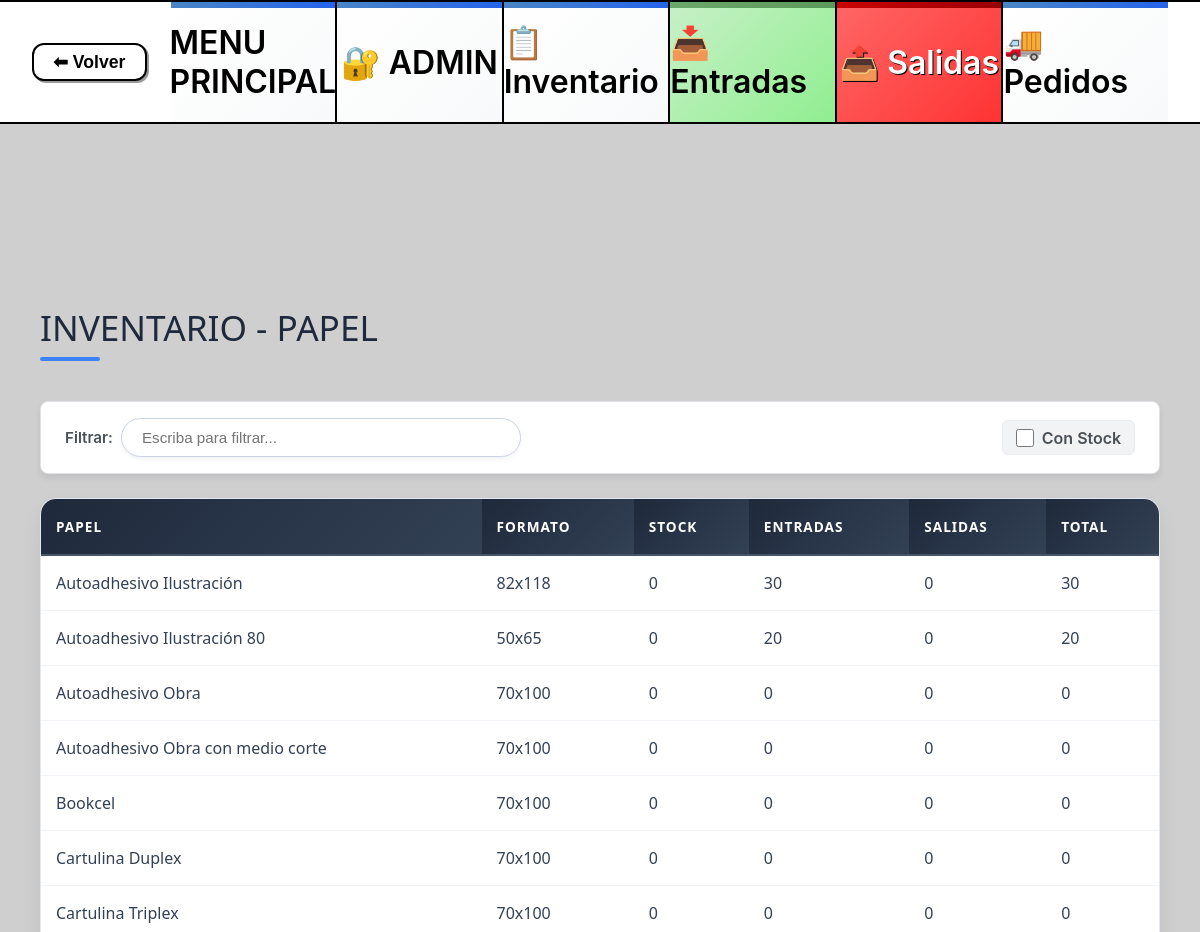
The app's page /papel/inventario (signed in, upper part), older data.
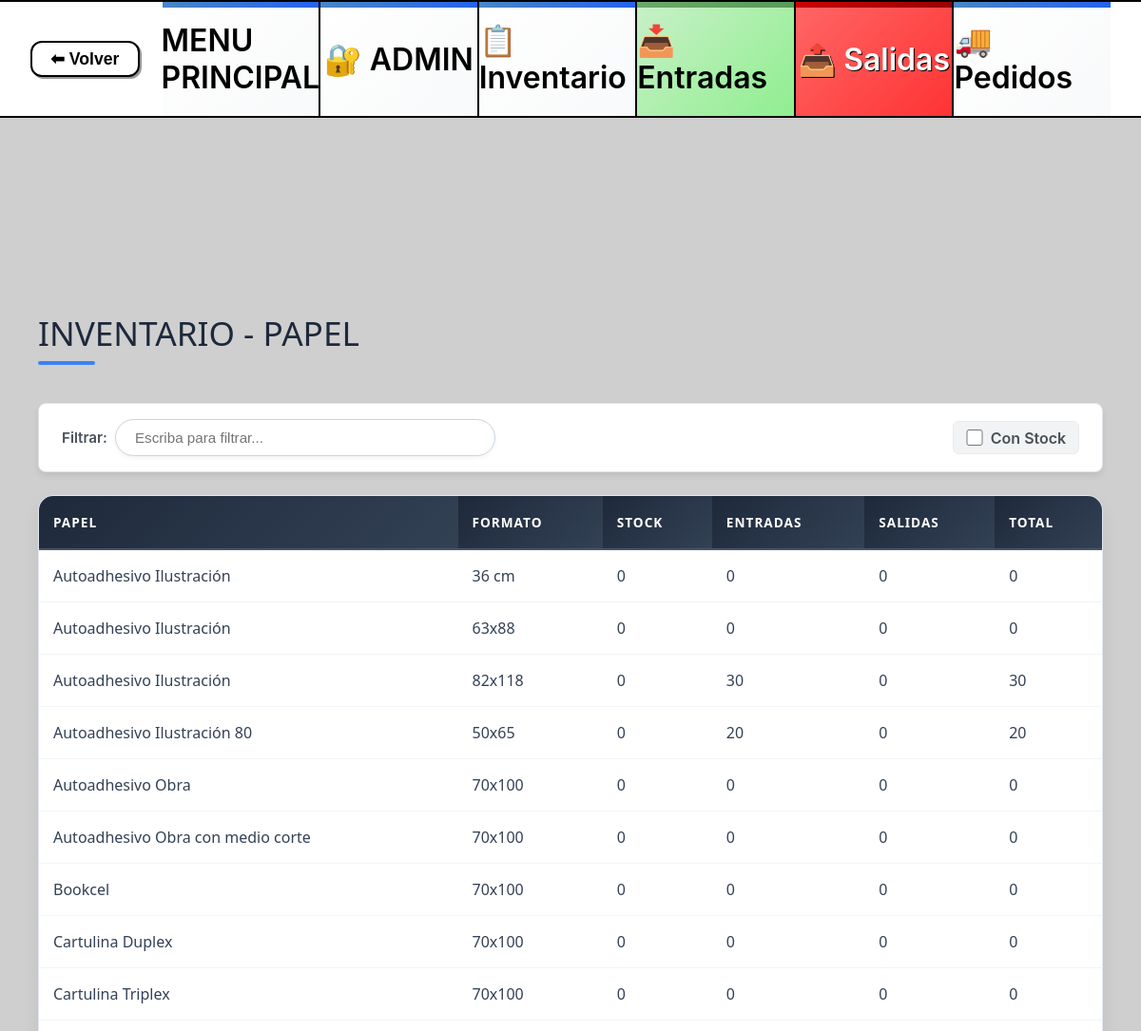
The same page, newer data.
### tables this page shows
CREATE TABLE papel_inventario (
                id INTEGER PRIMARY KEY AUTOINCREMENT,
                nombre TEXT NOT NULL,
                formato TEXT NOT NULL DEFAULT 'Sin Formato',
                stock_inicial INTEGER NOT NULL DEFAULT 0,
                entradas INTEGER NOT NULL DEFAULT 0,
                salidas INTEGER NOT NULL DEFAULT 0,
                total INTEGER NOT NULL DEFAULT 0,
                UNIQUE(nombre, formato)
            );

### app.py (the view)
@app.route("/papel/inventario")
def papel_inventario():
    conn = get_conn()
    registros = conn.execute("SELECT * FROM papel_inventario ORDER BY nombre, formato").fetchall()
    conn.close()
    return render_template("base.html", vista="papel_inventario_simple", modo="papel", registros=registros)

### app.py (called while the page is built)
def get_db_connection():
    conn = sqlite3.connect(DB_PATH) # <-- Usamos la variable que calculamos arriba
    conn.row_factory = sqlite3.Row
    return conn

@app.before_request
def requerir_login():
    rutas_publicas = ['login', 'static']
    if request.endpoint == 'static' or request.endpoint == 'login':
        return
    if not session.get("app_authorized"):
        return redirect(url_for("login"))

### templates/base.html (shortened to what this page needs)
<!DOCTYPE html>
<html lang="es">
<head>
    <link rel="stylesheet" href="{{ url_for('static', filename='styles.css') }}">
</head>
<body>
    {% if vista != 'login_global' %}
    <header class="top-bar">
        <div class="header-inner">
            <button type="button" class="btn-volver" onclick="window.history.back()">
                <span>⬅ Volver</span>
            </button>
            {% set is_papel = (modo == 'papel') %}
            {% set is_menu = (vista == 'menu') %}
            <nav class="menu-principal">
                <a href="{{ url_for('menu_principal') }}" class="menu-item">
                    MENU PRINCIPAL
                </a>
                {% if is_menu %}
                <div style="padding: 20px; color: #47626d; text-align: center; font-size: 13px;">
                    Seleccione una opción <br> del panel principal
                </div>
                {% elif is_papel %}
                <a href="{{ url_for('papel_admin') }}" class="menu-item">🔐 ADMIN</a>
                <a href="{{ url_for('papel_inventario') }}" class="menu-item">📋 Inventario</a>
                <a href="{{ url_for('papel_entradas') }}" class="menu-item entradas">📥 Entradas</a>
                <a href="{{ url_for('papel_salidas') }}" class="menu-item salidas">📤 Salidas</a>
                <a href="{{ url_for('papel_pedidos') }}" class="menu-item">🚚 Pedidos</a>
                {% endif %}
            </nav>
        </div>
    </header>
    {% endif %}
    <main class="contenido {% if vista == 'menu' %}contenido-menu{% else %}contenido-app{% endif %}">
        {% if vista == "login_global" %}
        <div class="login-container">
            <form class="login-form" method="POST" action="{{ url_for('login') }}">
                <h2 class="login-title">Bienvenido</h2>
                {% if error %}
                <div class="login-error">{{ error }}</div>
                {% endif %}
                <div class="form-group-login">
                    <label for="usuario">Usuario</label>
                    <input type="text" name="usuario" id="usuario" required autofocus placeholder="Ingresá tu usuario">
                </div>
                <div class="form-group-login">
                    <label for="contrasena">Contraseña</label>
                    <input type="password" name="contrasena" id="contrasena" required placeholder="••••••••">
                </div>
                <div class="chk-container">
                    <input type="checkbox" name="recordar" id="recordar">
                    <label for="recordar">Recordar mi dispositivo</label>
                </div>
                <button type="submit" class="btn-login-submit">Ingresar</button>
                <div class="login-footer">
                    © 2026 Nextprint Stock
                </div>
            </form>
        </div>
        {% elif vista == "papel_inventario_simple" %}
        <section class="historial">
            <h1 class="historial-titulo">Inventario - Papel</h1>
            <div class="filtro-card">
                <div style="display: flex; align-items: center; flex: 1;">
                    <label for="filtro-papel-simple">Filtrar:</label>
                    <input id="filtro-papel-simple" type="text" placeholder="Escriba para filtrar...">
                </div>
                <div class="filtro-toggle">
                    <input type="checkbox" id="check-stock-papel-simple">
                    <label for="check-stock-papel-simple">Con Stock</label>
                </div>
            </div>
            <div class="historial-tabla-wrapper">
                <table class="historial-tabla" id="tabla-papel-simple">
                    <thead>
                        <tr>
                            <th>PAPEL</th>
                            <th>FORMATO</th>
                            <th>STOCK</th>
                            <th>ENTRADAS</th>
                            <th>SALIDAS</th>
                            <th>TOTAL</th>
                        </tr>
                    </thead>
                    <tbody>
                        {% for r in registros %}
                        <tr>
                            <td>{{ r['nombre'] }}</td>
                            <td>{{ r['formato'] }}</td>
                            <td>{{ r['stock_inicial'] }}</td>
                            <td>{{ r['entradas'] }}</td>
                            <td>{{ r['salidas'] }}</td>
                            <td>{{ r['total'] }}</td>
                        </tr>
                        {% endfor %}
                    </tbody>
                </table>
            </div>
            {% endif %}
    </main>
</body>
</html>

Row changes from the older to the newer data that the page shows:
added papel_inventario: nombre "Autoadhesivo Ilustración", formato "36 cm", stock_inicial "0", entradas "0", salidas "0", total "0"
added papel_inventario: nombre "Autoadhesivo Ilustración", formato "63x88", stock_inicial "0", entradas "0", salidas "0", total "0"
